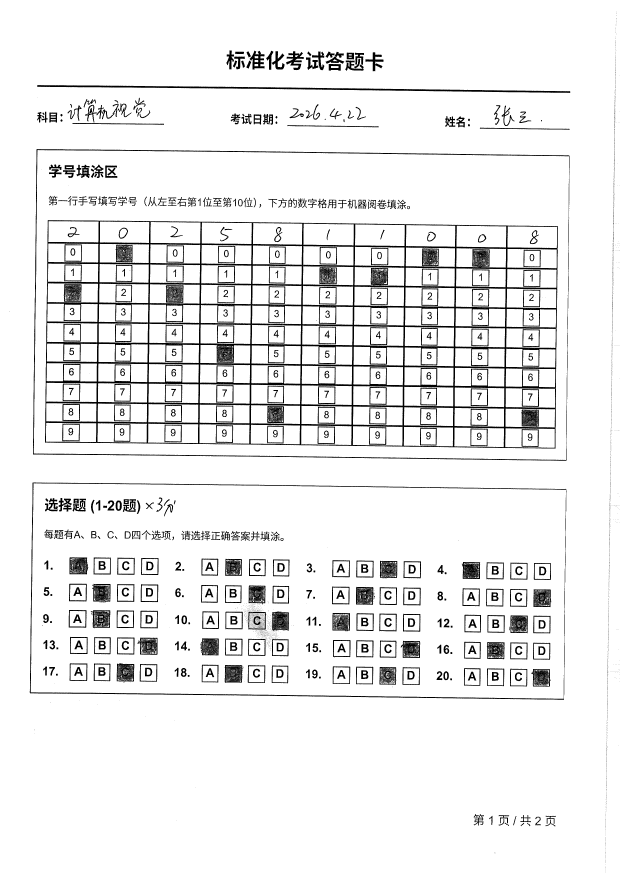
#> input picture data/answer_sheets/answer_sheet_1.png, 2480 x 3508 px (shown at 1/4 size)
$ python -i preprocess.py   (imports and definitions only)
#> lines starting #> are read from the running program, lines starting #| are printed output that depends on the picture; after the words box and inside, x2 and y2 are one past the last pixel; in counts of white or black regions, pixels touching at a corner belong together
import cv2
import numpy as np


class ImagePreprocessor:
    """答题卡图像预处理模块：方向矫正、去噪、增强、二值化。"""

    MAX_DIMENSION = 8000

    def __init__(self, denoise_method='median', denoise_strength=2,
                 enhance_method='clahe', binarize_method='adaptive',
                 target_size=None):
        self.denoise_method = denoise_method
        self.denoise_strength = denoise_strength
        self.enhance_method = enhance_method
        self.binarize_method = binarize_method
        self.target_size = target_size
        self.last_correction = 0.0
        self.quality_warning = ""

    # [102 lines left out: functions load, resize, _detect_with_contour, detect_orientation, draw_detection_viz, correct_orientation, not called in this run]

    def denoise(self, image):
        if len(image.shape) == 3:
            gray = cv2.cvtColor(image, cv2.COLOR_BGR2GRAY)
        else:
            gray = image

        if self.denoise_method == 'gaussian':
            k = self.denoise_strength * 2 + 1
            return cv2.GaussianBlur(gray, (k, k), 0)
        elif self.denoise_method == 'median':
            return cv2.medianBlur(gray, self.denoise_strength * 2 + 1)
        elif self.denoise_method == 'bilateral':
            return cv2.bilateralFilter(gray, 9, 75, 75)
        return gray

    # [88 lines left out: functions enhance, binarize, extract_vertical_edges, extract_horizontal_edges, process, before_correction and 1 more, not called in this run]

>>> import cv2
>>> picture = cv2.imread('../data/answer_sheets/answer_sheet_1.png')
#> picture is the input picture: shape (3508, 2480, 3); 92.6% white; 3042 black regions (2446 under 20 px), largest, box (x1, y1, x2, y2) and area: (180, 880, 2232, 1795) 233992, (132, 596, 2278, 1843) 21353, (119, 1930, 2266, 2799) 18980
>>> result = ImagePreprocessor().denoise(picture)
#> in denoise, `return cv2.medianBlur(gray, self.denoise_strength * 2 + 1)`:
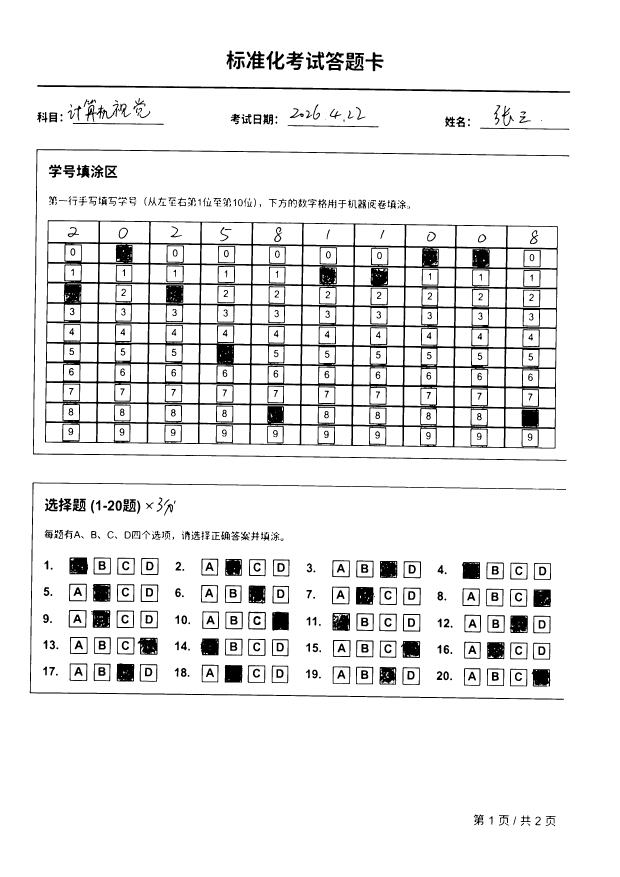
#> returned value: shape (3508, 2480) (shown at 1/4 size); 92.4% white; 679 black regions (100 under 20 px), largest, box (x1, y1, x2, y2) and area: (180, 881, 2231, 1794) 309901, (132, 596, 2277, 1843) 19157, (119, 1930, 2256, 2799) 14376

$ run again, on data/answer_sheets/answer_sheet_2.png
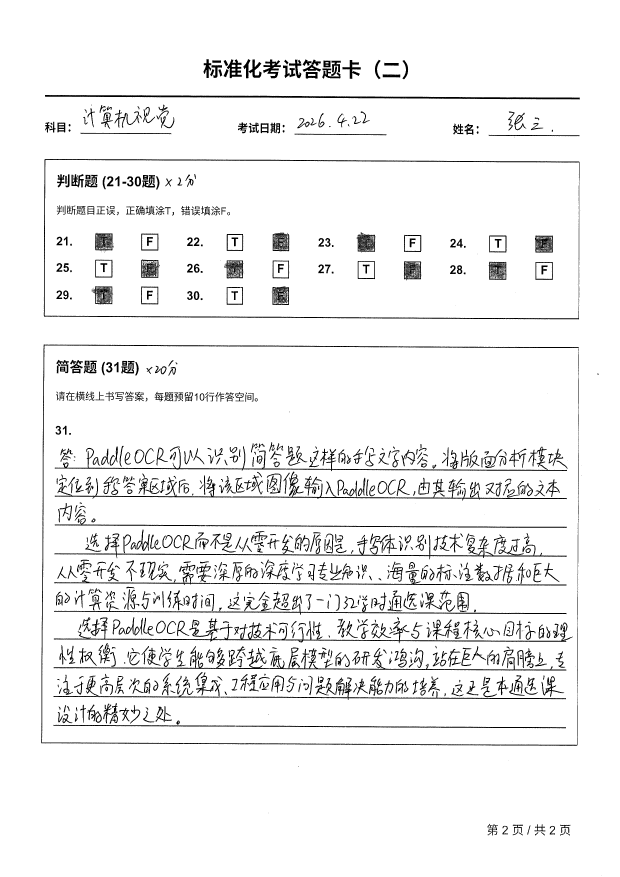
#> input picture data/answer_sheets/answer_sheet_2.png, 2480 x 3508 px (shown at 1/4 size)
#> picture is the input picture: shape (3508, 2480, 3); 94.4% white; 1150 black regions (163 under 20 px), largest, box (x1, y1, x2, y2) and area: (165, 1378, 2316, 2983) 22880, (175, 636, 2318, 1278) 19319, (215, 2470, 2292, 2573) 14538
#> in denoise, `return cv2.medianBlur(gray, self.denoise_strength * 2 + 1)`:
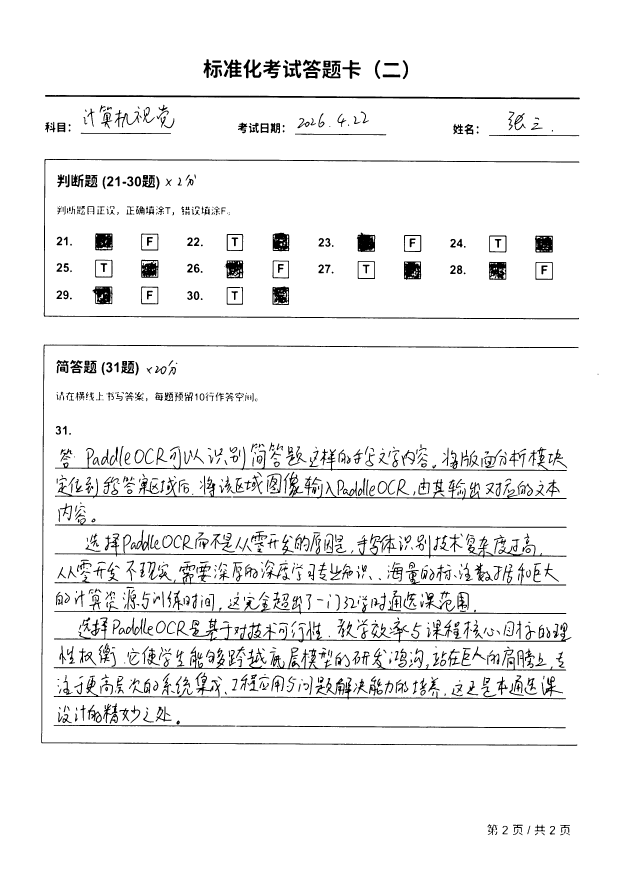
#> returned value: shape (3508, 2480) (shown at 1/4 size); 94.4% white; 1135 black regions (139 under 20 px), largest, box (x1, y1, x2, y2) and area: (165, 1378, 2314, 2983) 20009, (175, 636, 2317, 1277) 18208, (216, 2470, 2286, 2571) 14737

$ run again, on data/answer_sheets/answer_sheet_4.png
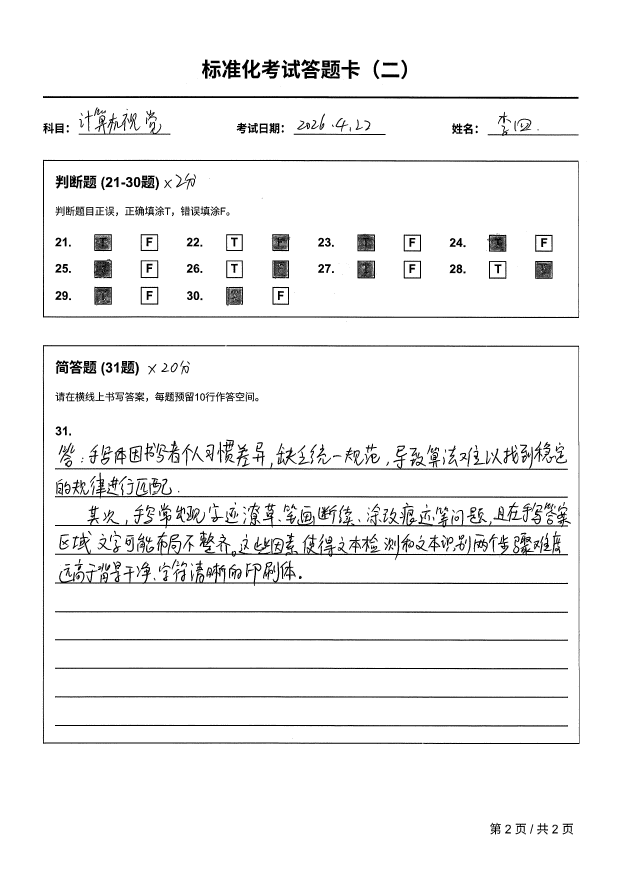
#> input picture data/answer_sheets/answer_sheet_4.png, 2480 x 3508 px (shown at 1/4 size)
#> picture is the input picture: shape (3508, 2480, 3); 95.2% white; 660 black regions (89 under 20 px), largest, box (x1, y1, x2, y2) and area: (172, 639, 2317, 1272) 21667, (220, 2129, 2272, 2241) 19323, (220, 2009, 2272, 2114) 16313
#> in denoise, `return cv2.medianBlur(gray, self.denoise_strength * 2 + 1)`:
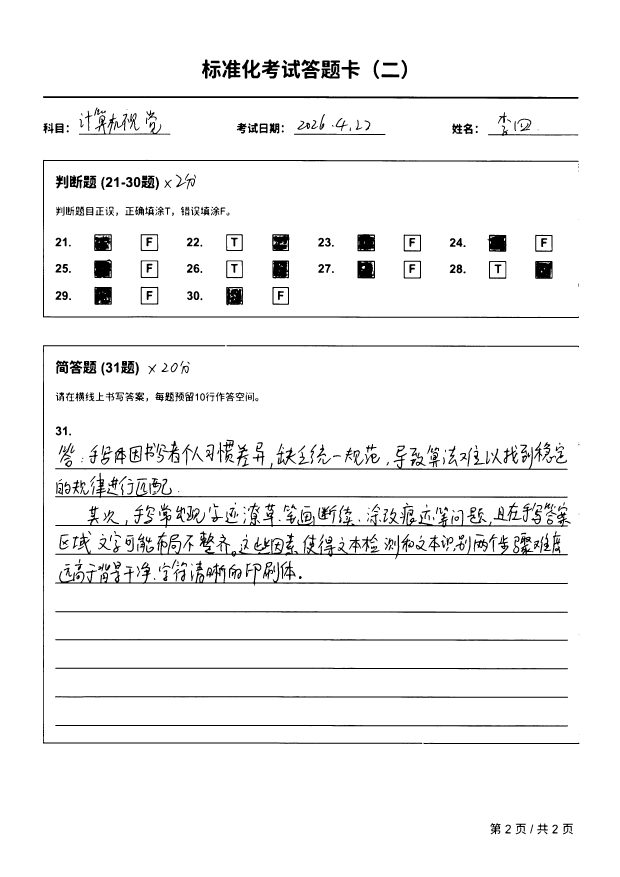
#> returned value: shape (3508, 2480) (shown at 1/4 size); 95.2% white; 633 black regions (67 under 20 px), largest, box (x1, y1, x2, y2) and area: (221, 2125, 2272, 2237) 21585, (172, 639, 2316, 1272) 19963, (221, 2011, 2271, 2112) 16483
